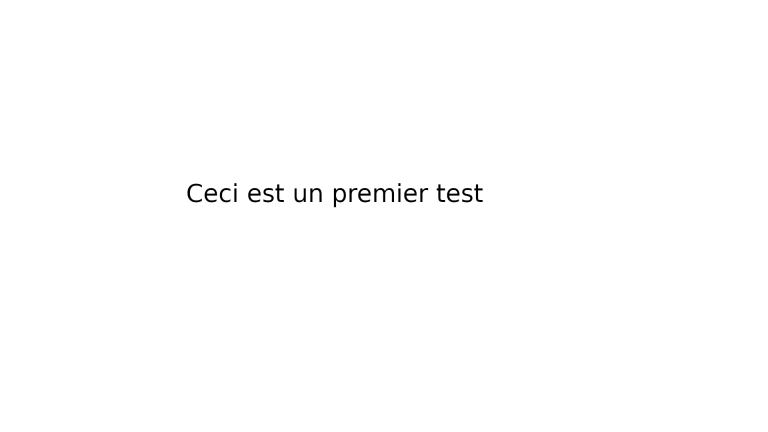
#> input picture image_test.png, 768 x 432 px; its folder holds only this picture in this run
$ python -i ImagePreprocessor.py   (imports and definitions only)
#> lines starting #> are read from the running program, lines starting #| are printed output that depends on the picture; after the words box and inside, x2 and y2 are one past the last pixel; in counts of white or black regions, pixels touching at a corner belong together
import os
import cv2
import numpy as np

def preprocess_image(image_path, output_folder):
    # Lire l'image en niveau de gris
#> called with image_path = '../image_test.png', output_folder = 'out.png'
    image = cv2.imread(image_path, cv2.IMREAD_GRAYSCALE)
#> image is the input picture: shape (432, 768); min 0, max 255, mean 254

    # Redimensionner l'image
    image = cv2.resize(image, None, fx=4, fy=4, interpolation=cv2.INTER_CUBIC)
#> image: shape (1728, 3072)

    # Binarisation avec un seuil fixe
    _, image = cv2.threshold(image, 100, 400, cv2.THRESH_BINARY)
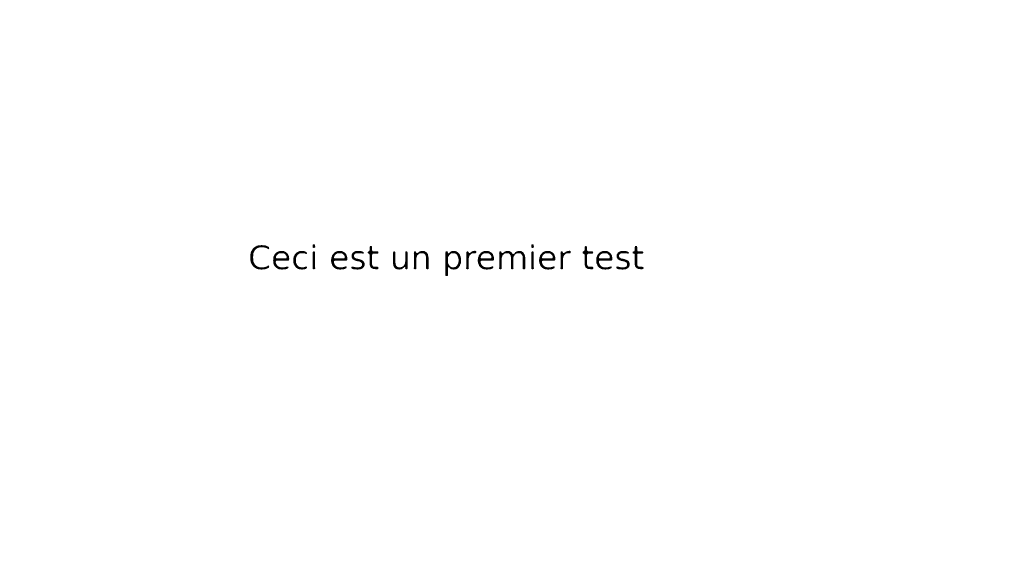
#> image: shape (1728, 3072) (shown at 1/3 size); 99.7% white; 22 black regions, largest, box (x1, y1, x2, y2) and area: (1497, 753, 1576, 808) 1501, (1336, 753, 1383, 828) 1337, (993, 753, 1042, 809) 1168

    # Define a kernel for erosion. This can be adjusted based on your needs.
    kernel = np.ones((5,5),np.uint8)  # A 5x5 kernel of ones

    # Apply erosion
    image = cv2.erode(image, kernel, iterations = 1)
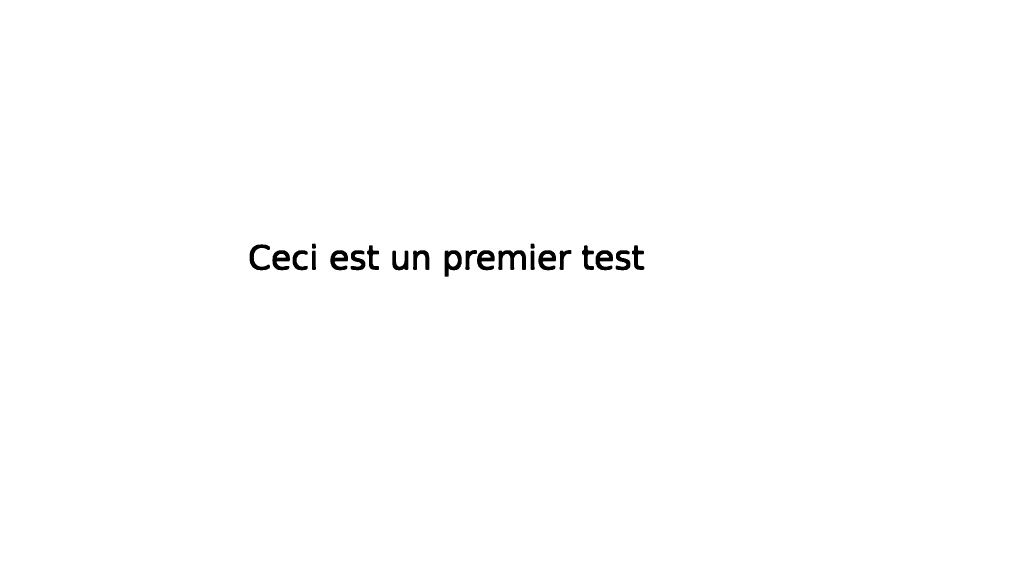
#> image: shape (1728, 3072) (shown at 1/3 size); 99.4% white; 22 black regions, largest, box (x1, y1, x2, y2) and area: (1495, 751, 1578, 810) 2500, (1334, 751, 1385, 830) 2171, (991, 751, 1044, 811) 1939

    # Crop l'image sur le tableau d'intérêt
    image = image[1750*2:3400*2, 0:-1]
#> image = empty array

    # Enregistrement de l'image prétraitée
    base_name = os.path.splitext(os.path.basename(image_path))[0]
    preprocessed_image_path = os.path.join(output_folder, f'{base_name}_preprocessed.png')
    cv2.imwrite(preprocessed_image_path, image)

def process_images_in_folder(folder_path):
    output_folder = os.path.join(folder_path, "preprocessed_images")
    if not os.path.exists(output_folder):
        os.makedirs(output_folder)

    # List all files in the directory
    files = os.listdir(folder_path)

    # Filter out only PNG files
    png_files = [file for file in files if file.lower().endswith('.png')]

    for png_file in png_files:
        image_path = os.path.join(folder_path, png_file)
        preprocess_image(image_path, output_folder)
        print(f"Processed {png_file}")

>>> result = preprocess_image('../image_test.png', 'out.png')
